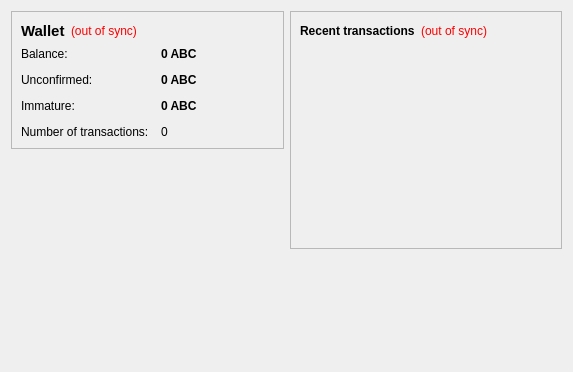
<?xml version="1.0" encoding="UTF-8"?>
<ui version="4.0">
 <class>OverviewPage</class>
 <widget class="QWidget" name="OverviewPage">
  <property name="geometry">
   <rect>
    <x>0</x>
    <y>0</y>
    <width>573</width>
    <height>372</height>
   </rect>
  </property>
  <property name="windowTitle">
   <string>Form</string>
  </property>
  <layout class="QHBoxLayout" name="horizontalLayout" stretch="1,1">
   <item>
    <layout class="QVBoxLayout" name="verticalLayout_2">
     <item>
      <widget class="QFrame" name="frame">
       <property name="frameShape">
        <enum>QFrame::StyledPanel</enum>
       </property>
       <property name="frameShadow">
        <enum>QFrame::Raised</enum>
       </property>
       <layout class="QVBoxLayout" name="verticalLayout_4">
        <item>
         <layout class="QHBoxLayout" name="horizontalLayout_4">
          <item>
           <widget class="QLabel" name="label_5">
            <property name="font">
             <font>
              <pointsize>11</pointsize>
              <weight>75</weight>
              <bold>true</bold>
             </font>
            </property>
            <property name="text">
             <string>Wallet</string>
            </property>
           </widget>
          </item>
          <item>
           <widget class="QLabel" name="labelWalletStatus">
            <property name="toolTip">
             <string>The displayed information may be out of date. Your wallet automatically synchronizes with the AlibaCoin network after a connection is established, but this process has not completed yet.</string>
            </property>
            <property name="styleSheet">
             <string notr="true">QLabel { color: red; }</string>
            </property>
            <property name="text">
             <string notr="true">(out of sync)</string>
            </property>
            <property name="alignment">
             <set>Qt::AlignLeading|Qt::AlignLeft|Qt::AlignVCenter</set>
            </property>
           </widget>
          </item>
          <item>
           <spacer name="horizontalSpacer_2">
            <property name="orientation">
             <enum>Qt::Horizontal</enum>
            </property>
            <property name="sizeHint" stdset="0">
             <size>
              <width>40</width>
              <height>20</height>
             </size>
            </property>
           </spacer>
          </item>
         </layout>
        </item>
        <item>
         <layout class="QFormLayout" name="formLayout_2">
          <property name="fieldGrowthPolicy">
           <enum>QFormLayout::AllNonFixedFieldsGrow</enum>
          </property>
          <property name="horizontalSpacing">
           <number>12</number>
          </property>
          <property name="verticalSpacing">
           <number>12</number>
          </property>
          <item row="0" column="0">
           <widget class="QLabel" name="label">
            <property name="text">
             <string>Balance:</string>
            </property>
           </widget>
          </item>
          <item row="0" column="1">
           <widget class="QLabel" name="labelBalance">
            <property name="font">
             <font>
              <weight>75</weight>
              <bold>true</bold>
             </font>
            </property>
            <property name="cursor">
             <cursorShape>IBeamCursor</cursorShape>
            </property>
            <property name="toolTip">
             <string>Your current balance</string>
            </property>
            <property name="text">
             <string notr="true">0 ABC</string>
            </property>
            <property name="textInteractionFlags">
             <set>Qt::LinksAccessibleByMouse|Qt::TextSelectableByKeyboard|Qt::TextSelectableByMouse</set>
            </property>
           </widget>
          </item>
          <item row="1" column="0">
           <widget class="QLabel" name="label_3">
            <property name="text">
             <string>Unconfirmed:</string>
            </property>
           </widget>
          </item>
          <item row="1" column="1">
           <widget class="QLabel" name="labelUnconfirmed">
            <property name="font">
             <font>
              <weight>75</weight>
              <bold>true</bold>
             </font>
            </property>
            <property name="cursor">
             <cursorShape>IBeamCursor</cursorShape>
            </property>
            <property name="toolTip">
             <string>Total of transactions that have yet to be confirmed, and do not yet count toward the current balance</string>
            </property>
            <property name="text">
             <string notr="true">0 ABC</string>
            </property>
            <property name="textInteractionFlags">
             <set>Qt::LinksAccessibleByMouse|Qt::TextSelectableByKeyboard|Qt::TextSelectableByMouse</set>
            </property>
           </widget>
          </item>
          <item row="3" column="0">
           <widget class="QLabel" name="label_2">
            <property name="text">
             <string>Number of transactions:</string>
            </property>
           </widget>
          </item>
          <item row="3" column="1">
           <widget class="QLabel" name="labelNumTransactions">
            <property name="toolTip">
             <string>Total number of transactions in wallet</string>
            </property>
            <property name="text">
             <string notr="true">0</string>
            </property>
           </widget>
          </item>
          <item row="2" column="0">
           <widget class="QLabel" name="labelImmatureText">
            <property name="text">
             <string>Immature:</string>
            </property>
           </widget>
          </item>
          <item row="2" column="1">
           <widget class="QLabel" name="labelImmature">
            <property name="font">
             <font>
              <weight>75</weight>
              <bold>true</bold>
             </font>
            </property>
            <property name="toolTip">
             <string>Mined balance that has not yet matured</string>
            </property>
            <property name="text">
             <string notr="true">0 ABC</string>
            </property>
            <property name="textInteractionFlags">
             <set>Qt::LinksAccessibleByMouse|Qt::TextSelectableByKeyboard|Qt::TextSelectableByMouse</set>
            </property>
           </widget>
          </item>
         </layout>
        </item>
       </layout>
      </widget>
     </item>
     <item>
      <spacer name="verticalSpacer">
       <property name="orientation">
        <enum>Qt::Vertical</enum>
       </property>
       <property name="sizeHint" stdset="0">
        <size>
         <width>20</width>
         <height>40</height>
        </size>
       </property>
      </spacer>
     </item>
    </layout>
   </item>
   <item>
    <layout class="QVBoxLayout" name="verticalLayout_3">
     <item>
      <widget class="QFrame" name="frame_2">
       <property name="frameShape">
        <enum>QFrame::StyledPanel</enum>
       </property>
       <property name="frameShadow">
        <enum>QFrame::Raised</enum>
       </property>
       <layout class="QVBoxLayout" name="verticalLayout">
        <item>
         <layout class="QHBoxLayout" name="horizontalLayout_2">
          <item>
           <widget class="QLabel" name="label_4">
            <property name="text">
             <string>&lt;b&gt;Recent transactions&lt;/b&gt;</string>
            </property>
           </widget>
          </item>
          <item>
           <widget class="QLabel" name="labelTransactionsStatus">
            <property name="toolTip">
             <string>The displayed information may be out of date. Your wallet automatically synchronizes with the AlibaCoin network after a connection is established, but this process has not completed yet.</string>
            </property>
            <property name="styleSheet">
             <string notr="true">QLabel { color: red; }</string>
            </property>
            <property name="text">
             <string notr="true">(out of sync)</string>
            </property>
            <property name="alignment">
             <set>Qt::AlignRight|Qt::AlignTrailing|Qt::AlignVCenter</set>
            </property>
           </widget>
          </item>
          <item>
           <spacer name="horizontalSpacer">
            <property name="orientation">
             <enum>Qt::Horizontal</enum>
            </property>
            <property name="sizeHint" stdset="0">
             <size>
              <width>40</width>
              <height>20</height>
             </size>
            </property>
           </spacer>
          </item>
         </layout>
        </item>
        <item>
         <widget class="QListView" name="listTransactions">
          <property name="styleSheet">
           <string notr="true">QListView { background: transparent; }</string>
          </property>
          <property name="frameShape">
           <enum>QFrame::NoFrame</enum>
          </property>
          <property name="verticalScrollBarPolicy">
           <enum>Qt::ScrollBarAlwaysOff</enum>
          </property>
          <property name="horizontalScrollBarPolicy">
           <enum>Qt::ScrollBarAlwaysOff</enum>
          </property>
          <property name="selectionMode">
           <enum>QAbstractItemView::NoSelection</enum>
          </property>
         </widget>
        </item>
       </layout>
      </widget>
     </item>
     <item>
      <widget class="QLabel" name="label_7">
       <property name="font">
        <font>
         <family>AcadEref</family>
         <pointsize>16</pointsize>
        </font>
       </property>
       <property name="text">
        <string/>
       </property>
       <property name="textFormat">
        <enum>Qt::RichText</enum>
       </property>
       <property name="alignment">
        <set>Qt::AlignCenter</set>
       </property>
       <property name="openExternalLinks">
        <bool>true</bool>
       </property>
      </widget>
     </item>
     <item>
      <spacer name="verticalSpacer_2">
       <property name="orientation">
        <enum>Qt::Vertical</enum>
       </property>
       <property name="sizeHint" stdset="0">
        <size>
         <width>20</width>
         <height>40</height>
        </size>
       </property>
      </spacer>
     </item>
    </layout>
   </item>
  </layout>
 </widget>
 <resources/>
 <connections/>
</ui>
